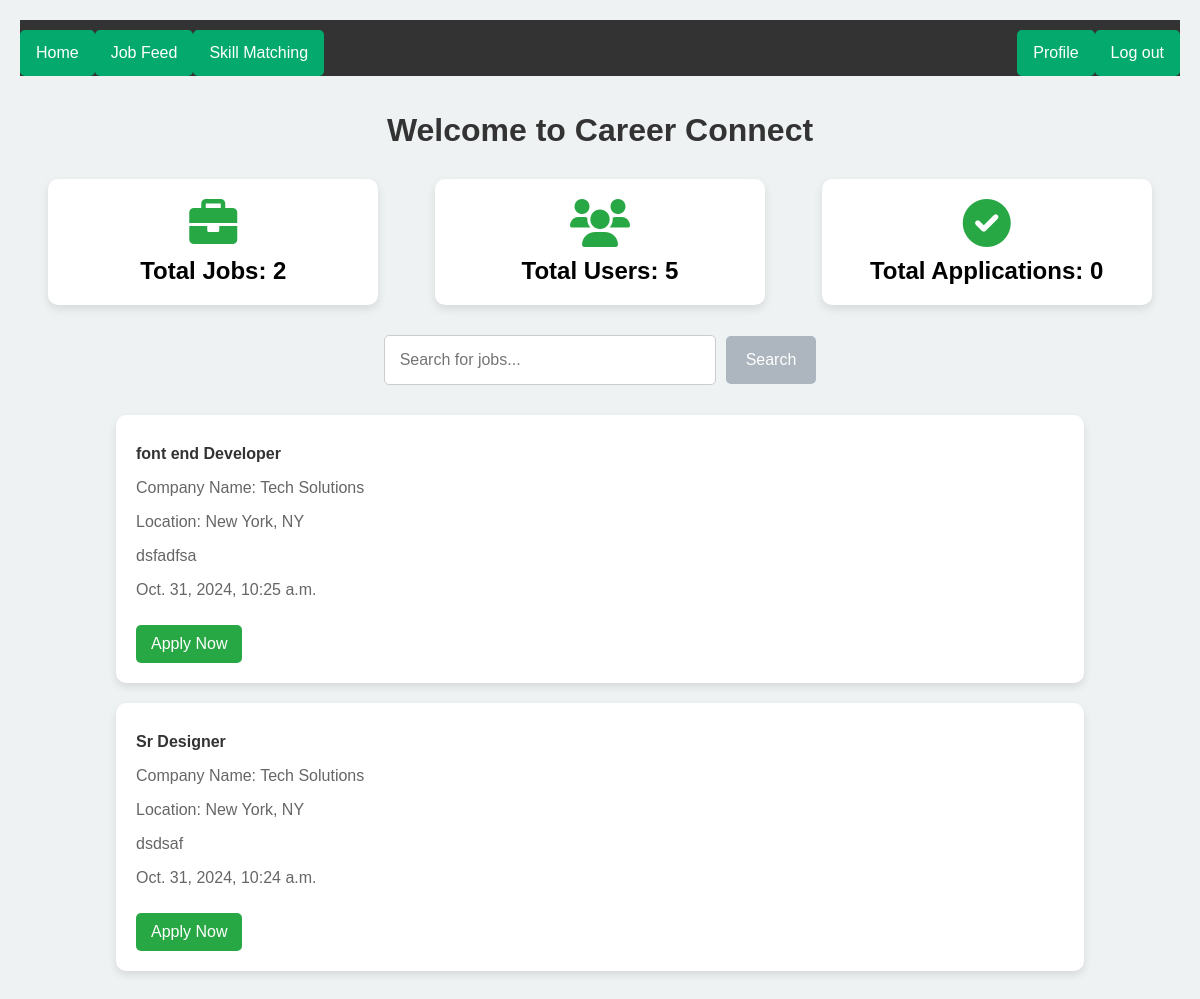
The app's page /homePage/ (signed in) with its own data.
### myApp/models.py (models this page shows, shortened)
class JobModel(models.Model):
    JOB_TYPE_CHOICES=[
        ('full_time', 'Full Time'),
        ('part_time', 'Part Time'),
    ]
    SKILLS=[
        ('programming','Programming'),
        ('networking','Networking'),
        ('graphics_design','Graphics_design'),
    ]
    skills=models.CharField(choices=SKILLS,max_length=100,null=True)
    user=models.ForeignKey(customUser,null=True,blank=True,on_delete=models.CASCADE)
    job_title = models.CharField(max_length=200, null=True, blank=True)
    vacancy = models.CharField(max_length=200, null=True, blank=True)
    job_description = models.TextField(null=True, blank=True)
    category = models.CharField(max_length=50, choices=JOB_TYPE_CHOICES, null=True, blank=True)
    image=models.ImageField(upload_to="Media/Pro_pic",null=True)
    created_at=models.DateTimeField(auto_now_add=True,null=True)

### myProject/views.py (the view)
# urls.py: path("homePage/", homePage, name='homePage'),
@login_required
def homePage(request):
    totaljob=JobModel.objects.all().count()
    totaluser=customUser.objects.all().count()
    total_apply=jobApplyModel.objects.all().count()
    latest_jobs = JobModel.objects.order_by('-created_at')[:3]
    context={
        'totaljob':totaljob,
        'totaluser':totaluser,
        'total_apply':total_apply,
        'latest_jobs':latest_jobs,
    }
    return render(request,"homePage.html",context)

### Template/homePage.html (shortened to what this page needs)
{% extends 'base.html' %}
{% block body %}
<!DOCTYPE html>
<html lang="en">
<head>
    <link rel="stylesheet" href="https://cdnjs.cloudflare.com/ajax/libs/font-awesome/6.0.0-beta3/css/all.min.css">
</head>
<body>
    <br>
    <br>
    <div class="header">
        <h1>Welcome to Career Connect</h1>
    </div>
    <div class="metrics">
        <div class="metric">
            <i class="fas fa-briefcase"></i>
            <h3>Total Jobs: {{ totaljob }}</h3>
        </div>
        <div class="metric">
            <i class="fas fa-users"></i>
            <h3>Total Users: {{ totaluser }}</h3>
        </div>
        <div class="metric">
            <i class="fas fa-check-circle"></i>
            <h3>Total Applications: {{ total_apply }}</h3>
        </div>
    </div>
    <div class="search-bar">
        <form action="{% url 'searchJob' %}" method="GET" class="input-group">
            <input type="text" class="form-control" name="query" placeholder="Search for jobs..." id="search-input">
            <button class="btn" id="search-button">Search</button>
        </form>
    </div>
    {% for i in latest_jobs %}
    <div class="job-card">
        <h4>{{i.job_title}}</h4>
        <p>Company Name: Tech Solutions</p>
        <p>Location: New York, NY</p>
        <p>{{i.job_description}}</p>
        <p>{{i.created_at}}</p>
        <a href="#" class="apply-button">Apply Now</a>
    </div>
    {% endfor %}
</body>
</html>
{% endblock body %}

### Template/base.html (style rules this page uses)
.search-bar { margin-bottom: 20px; text-align: center; }
.input-group { display: flex; justify-content: center; align-items: center; }
.form-control { padding: 10px; width: 300px; border: 1px solid #ccc; border-radius: 5px; }
.btn { padding: 10px 15px; margin-left: 5px; border: none; border-radius: 5px; background-color: #38a552; color: white; cursor: pointer; }
h1 { margin: 0; font-size: 1.2em; color: #333; }
p { color: #666; }
a { display: inline-block; margin-top: 10px; padding: 10px; text-decoration: none; color: white; background-color: #04AA6D;; border-radius: 5px; }

### Template/homePage.html (style rules this page uses)
body { font-family: 'Arial', sans-serif; background-color: #eef2f3; margin: 0; padding: 20px; }
.header { text-align: center; margin-bottom: 30px; }
.header h1 { font-size: 2em; color: #333; margin: 0; }
.metrics { display: flex; justify-content: space-around; margin-bottom: 30px; }
.metric { background-color: white; border-radius: 10px; box-shadow: 0 4px 10px rgba(0, 0, 0, 0.1); padding: 20px; text-align: center; width: 25%; transition: transform 0.3s; }
.metric i { font-size: 3em; color: #28a745; }
.metric h3 { margin: 10px 0 0; font-size: 1.5em; }
.search-bar { margin-bottom: 30px; text-align: center; }
.input-group { display: flex; justify-content: center; align-items: center; }
.form-control { padding: 15px; width: 300px; border: 1px solid #ccc; border-radius: 5px; font-size: 1em; }
.btn { padding: 15px 20px; margin-left: 10px; border: none; border-radius: 5px; background-color: #adb5be; color: white; font-size: 1em; cursor: pointer; transition: background-color 0.3s; }
.job-card { box-shadow: 0 4px 8px rgba(0, 0, 0, 0.1); transition: transform 0.3s; background-color: white; border-radius: 10px; margin: 20px auto; padding: 20px; width: 80%; }
.job-card h4 { margin: 10px 0; color: #333; }
.job-card p { color: #666; }
.apply-button { display: inline-block; padding: 10px 15px; margin-top: 10px; text-decoration: none; color: white; background-color: #28a745; border-radius: 5px; transition: background-color 0.3s; }

### records on screen
JobModel: job_title "font end Developer", job_description "dsfadfsa", created_at "Oct. 31, 2024, 10:25 a.m."
JobModel: job_title "Sr Designer", job_description "dsdsaf", created_at "Oct. 31, 2024, 10:24 a.m."

### other values on screen
{{ totaljob }} "2"
{{ totaluser }} "5"
{{ total_apply }} "0"
